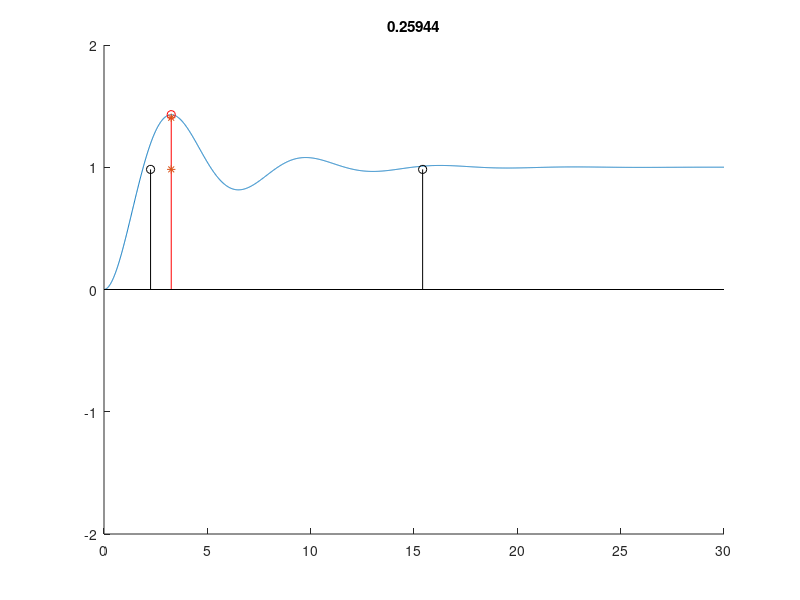

Source code (MATLAB):
clc
clear all
close all

k1=5.0759;
k2=1.69048;

t0=0;
dt=.01;
tfi=30;
t=t0:dt:tfi;
Z=.259445;
%for Z=1:-.001:0
%cla
%Z=.8;
wn=1;
Gs=tf([wn],[1 2*wn*Z wn*wn]);
y=step(Gs,t);
tp=(pi)/(wn*sqrt(1-Z*Z));
tr=(pi-sqrt(1-Z*Z))/(wn*sqrt(1-Z*Z));
ts=4/(Z*wn);
mp=exp(-(Z*pi)/(sqrt(1-Z*Z)))
hold on
plot(t,y)
stem([tp],max(y),'r')
stem([tr],mean(y),'k')
stem([ts],mean(y),'k')
plot([tp tp],[mean(y) mean(y)+mp*mean(y)],'*')
axis([t0 tfi -2 2])
title(num2str(Z))
pause(.1)

% end
% Gs=tf([k1],[1 k1*k2 k1]);
% y=step(Gs,t);
% plot(t,y)
% %[]
